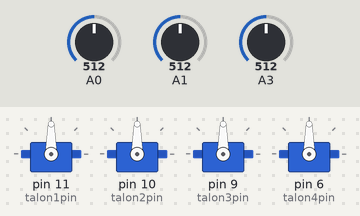
This sketch was run on a simulated Arduino Uno, built with avr-gcc and run on an emulated ATmega328P. On the bench: 4 × servo. Inputs (shaded band) come from the test bench; at power-on: A0 = 512, A1 = 512, A3 = 512.

Above: at 1.2 s.
1.3 s: A0 set to 716
At 2.3 s:
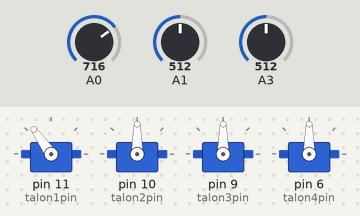
2.8 s: A1 set to 716
At 3.5 s:
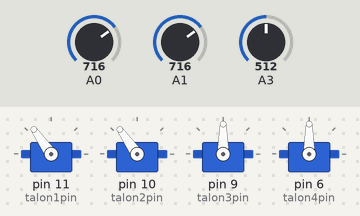
4.3 s: A3 set to 716
At 4.6 s:
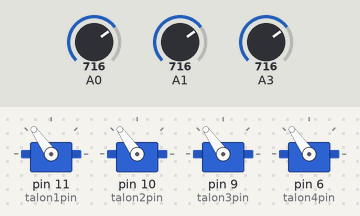
5.8 s: A0 set to 900
At 7.0 s:
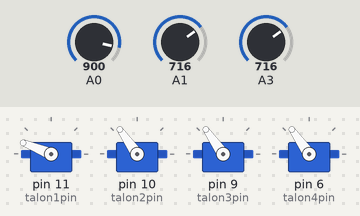
7.3 s: A1 set to 900
At 8.1 s:
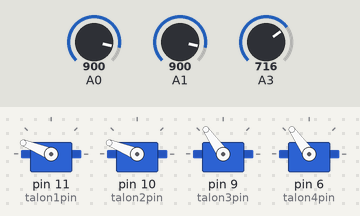
8.8 s: A3 set to 900
At 9.2 s:
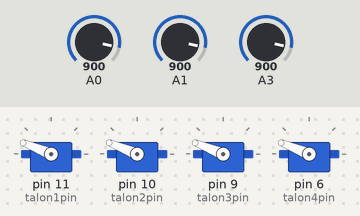
Timing chart, 0 to 11.3 s (numbered marks = the images above; inputs shaded):
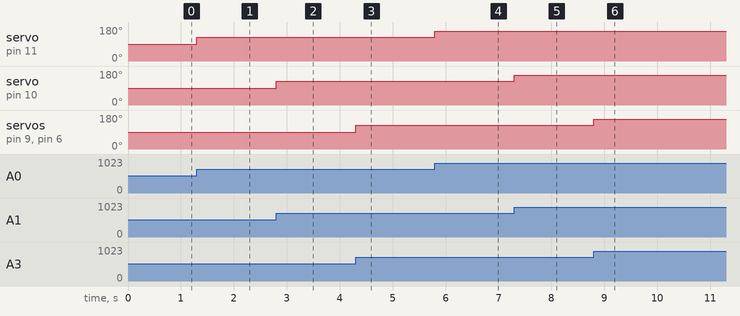

Measured:
- after the input at 1.3 s, servo on pin 11 (talon1pin): 90° → 125° at once
- after the input at 2.8 s, servo on pin 10 (talon2pin): 90° → 125° at once
- after the input at 4.3 s, servo on pin 9 (talon3pin), servo on pin 6 (talon4pin): 90° → 125° at once
- after the input at 5.8 s, servo on pin 11 (talon1pin): 125° → 158° at once
- after the input at 7.3 s, servo on pin 10 (talon2pin): 125° → 158° at once
- after the input at 8.8 s, servo on pin 9 (talon3pin), servo on pin 6 (talon4pin): 125° → 158° at once

The sketch:

MotorBoard3.ino
```cpp
#include "Servo.h"

const int debug = 0;

const int redPotPin = 0;
const int bluePotPin = 1;
const int yellowPotPin = 3;
const int whitePotPin = 4;

const int talon1pin = 11;
const int talon2pin = 10;
const int talon3pin = 9;
const int talon4pin = 6;

Servo talon1;
Servo talon2;
Servo talon3;
Servo talon4;

void setup() {
  // put your setup code here, to run once:
 if (debug) {
    Serial.begin(9600);
    Serial.print("setup\n");
  }
 // set up motors pwm pins
  talon1.attach(talon1pin);
  talon2.attach(talon2pin);
  talon3.attach(talon3pin);
  talon4.attach(talon4pin);
}

int pwmFromPot(int pin){
  int val = analogRead(pin);
  int pwm = map(val, 0, 1024, 0, 180);
  if (debug){
    Serial.print("pin = ");
    Serial.print(pin);
    Serial.print(" val = ");
    Serial.print(val);
    Serial.print(" pwm = ");
    Serial.print(pwm);
    Serial.print("\n");
  }
  return pwm;
}

void loop() {
  // put your main code here, to run repeatedly:
  talon1.write(pwmFromPot(redPotPin));
  talon2.write(pwmFromPot(bluePotPin));
  int yellowPin = pwmFromPot(yellowPotPin);
  talon3.write(yellowPin);
  talon4.write(yellowPin);
  // delay(15);
}
```
